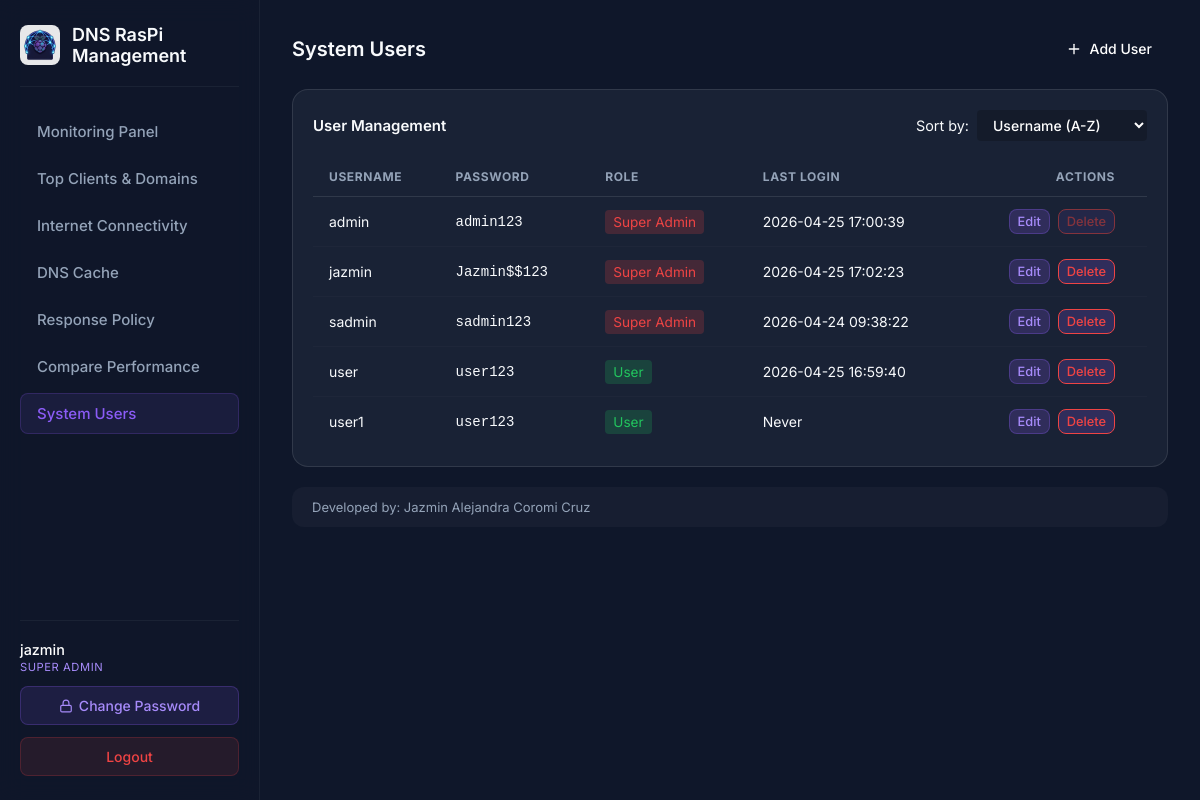
/system-users (signed in), run on an earlier commit of the app's database.
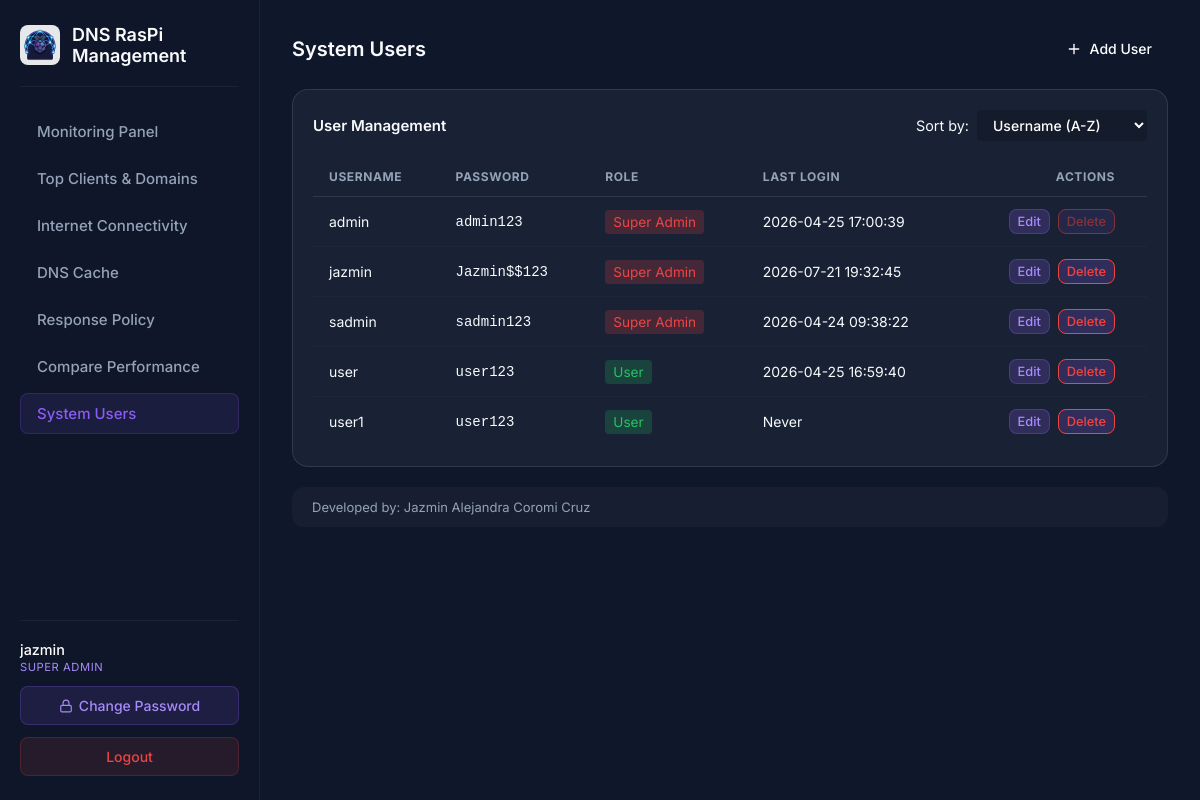
And on a later commit of the database.
### tables this page shows
CREATE TABLE users (
                    id TEXT PRIMARY KEY,
                    username TEXT UNIQUE NOT NULL,
                    password_hash TEXT NOT NULL,
                    is_active BOOLEAN NOT NULL DEFAULT 1
                , role TEXT NOT NULL DEFAULT 'user', last_login TEXT);

### src/presentation/dashboard_routes.py (the view)
@dashboard_bp.route('/system-users')
@admin_required
def system_users():
    users = user_repo.get_all()
    return render_template('system_users.html', users=users)

### src/infrastructure/sqlite_repository.py (called while the page is built)
    def _get_connection(self):
        conn = sqlite3.connect(self.db_path)
        conn.row_factory = sqlite3.Row
        return conn

    def get_all(self) -> list[User]:
        users = []
        with self._get_connection() as conn:
            cursor = conn.cursor()
            cursor.execute('SELECT * FROM users')
            for row in cursor.fetchall():
                users.append(User(
                    id=row['id'],
                    username=row['username'],
                    password_hash=row['password_hash'],
                    is_active=bool(row['is_active']),
                    role=row['role'],
                    last_login=row['last_login']
                ))
        return users

### src/presentation/dashboard_routes.py (called while the page is built)
def admin_required(f):
    from functools import wraps
    @wraps(f)
    def decorated_function(*args, **kwargs):
        if session.get('role') not in ('admin', 'sadmin'):
            return redirect(url_for('dashboard.dashboard'))
        return f(*args, **kwargs)
    return decorated_function

### templates/system_users.html (shortened to what this page needs)
<!DOCTYPE html>
<html lang="en">
<head>
    <link rel="stylesheet" href="{{ url_for('static', filename='css/style.css') }}">
    <link rel="stylesheet" href="{{ url_for('static', filename='css/dashboard.css') }}">
</head>
<body class="dashboard-body">
    <nav class="navbar">
        <div class="nav-brand">
            <img src="{{ url_for('static', filename='img/DNSRaspiManagementLogo512x512.png') }}" alt="Logo"
                class="nav-logo">
            <h2>DNS RasPi Management</h2>
        </div>
        <div class="nav-links">
            <a href="{{ url_for('dashboard.dashboard') }}"
                class="nav-link {% if request.endpoint == 'dashboard.dashboard' %}active{% endif %}">Monitoring
                Panel</a>
            <a href="{{ url_for('dashboard.top_talkers') }}"
                class="nav-link {% if request.endpoint == 'dashboard.top_talkers' %}active{% endif %}">Top Clients &
                Domains</a>
            <a href="{{ url_for('dashboard.check_internet') }}"
                class="nav-link {% if request.endpoint == 'dashboard.check_internet' %}active{% endif %}">Internet
                Connectivity</a>
            {% if session.get('role') in ['admin', 'sadmin'] %}
            <a href="{{ url_for('dashboard.dns_cache') }}"
                class="nav-link {% if request.endpoint == 'dashboard.dns_cache' %}active{% endif %}">DNS Cache</a>
            <a href="{{ url_for('dashboard.response_policy') }}"
                class="nav-link {% if request.endpoint == 'dashboard.response_policy' %}active{% endif %}">Response
                Policy</a>
            {% endif %}
            <a href="{{ url_for('dashboard.compare_performance') }}"
                class="nav-link {% if request.endpoint == 'dashboard.compare_performance' %}active{% endif %}">Compare
                Performance</a>
            {% if session.get('role') in ['admin', 'sadmin'] %}
            <a href="{{ url_for('dashboard.system_users') }}"
                class="nav-link {% if request.endpoint == 'dashboard.system_users' %}active{% endif %}">System Users</a>
            {% endif %}
        </div>
        <div class="nav-actions">
            <div class="user-info">
                <div class="user-info-name">{{ session.get('username', 'Unknown') }}</div>
                <div class="user-info-role">
                    {% if session.get('role') == 'sadmin' %}Super Admin
                    {% elif session.get('role') == 'admin' %}Admin
                    {% else %}User{% endif %}
                </div>
            </div>
            <button class="btn-change-password" id="btnChangePassword" onclick="openChangePasswordModal()">
                <svg xmlns="http://www.w3.org/2000/svg" width="14" height="14" viewBox="0 0 24 24" fill="none"
                    stroke="currentColor" stroke-width="2" stroke-linecap="round" stroke-linejoin="round">
                    <rect x="3" y="11" width="18" height="11" rx="2" ry="2"></rect>
                    <path d="M7 11V7a5 5 0 0 1 10 0v4"></path>
                </svg>
                Change Password
            </button>
            <a href="{{ url_for('auth.login') }}" class="btn-logout">Logout</a>
        </div>
    </nav>
    <main class="dashboard-container">
        <div class="section-title">
            <h3>System Users</h3>
            <div class="header-actions">
                <button id="btnAddUser" class="btn-control"
                    style="background-color: var(--primary); color: white; border: none;">
                    <svg xmlns="http://www.w3.org/2000/svg" width="16" height="16" viewBox="0 0 24 24" fill="none"
                        stroke="currentColor" stroke-width="2" stroke-linecap="round" stroke-linejoin="round">
                        <line x1="12" y1="5" x2="12" y2="19"></line>
                        <line x1="5" y1="12" x2="19" y2="12"></line>
                    </svg>
                    <span>Add User</span>
                </button>
            </div>
        </div>
        <div class="chart-card wide" style="margin-top: 24px;">
            <div style="display: flex; justify-content: space-between; align-items: center; margin-bottom: 16px;">
                <h4 style="margin: 0;">User Management</h4>
                <div style="display: flex; align-items: center; gap: 8px;">
                    <label for="sortUsers" style="color: var(--text-light); font-size: 0.9rem;">Sort by:</label>
                    <select id="sortUsers" class="btn-control"
                        style="background: rgba(0,0,0,0.2); border: 1px solid var(--border-color); color: white; padding: 6px 12px; border-radius: 4px; outline: none; appearance: auto;">
                        <option value="username" style="background-color: #1e293b;">Username (A-Z)</option>
                    </select>
                </div>
            </div>
            <div class="table-container">
                <table class="data-table" id="usersTable">
                    <thead>
                        <tr>
                            <th>Username</th>
                            {% if session.get('role') == 'sadmin' %}
                            <th>Password</th>
                            {% endif %}
                            <th>Role</th>
                            <th>Last Login</th>
                            <th style="text-align: right;">Actions</th>
                        </tr>
                    </thead>
                    <tbody>
                        {% for u in users %}
                        <tr data-username="{{ u.username }}"
                            data-role="{% if u.role == 'sadmin' %}1{% elif u.role == 'admin' %}2{% else %}3{% endif %}"
                            data-login="{{ u.last_login or '' }}">
                            <td>{{ u.username }}</td>
                            {% if session.get('role') == 'sadmin' %}
                            <td style="font-family: monospace; color: var(--text-muted);">{{ u.password_hash }}</td>
                            {% endif %}
                            <td>
                                {% if u.role == 'sadmin' %}
                                <span
                                    style="background: rgba(239, 68, 68, 0.2); color: #ef4444; padding: 4px 8px; border-radius: 4px; font-size: 0.85rem;">Super
                                    Admin</span>
                                {% elif u.role == 'admin' %}
                                <span
                                    style="background: rgba(139, 92, 246, 0.2); color: #8b5cf6; padding: 4px 8px; border-radius: 4px; font-size: 0.85rem;">Admin</span>
                                {% else %}
                                <span
                                    style="background: rgba(34, 197, 94, 0.2); color: #22c55e; padding: 4px 8px; border-radius: 4px; font-size: 0.85rem;">User</span>
                                {% endif %}
                            </td>
                            <td style="color: var(--text-muted);">{{ u.last_login or 'Never' }}</td>
                            <td style="text-align: right;">
                                <div class="action-btns" style="justify-content: flex-end;">
                                    {% set can_edit = true %}
                                    {% if session.get('role') == 'admin' %}
                                    {% if u.role == 'sadmin' %}
                                    {% set can_edit = false %}
                                    {% elif u.role == 'admin' and u.username != session.get('username') %}
                                    {% set can_edit = false %}
                                    {% endif %}
                                    {% endif %}
                                    <button class="btn-control btn-edit {% if not can_edit %}btn-muted{% endif %}"
                                        data-username="{{ u.username }}" data-role="{{ u.role }}"
                                        style="padding: 4px 8px; font-size: 0.8rem;" >Edit</button>
                                    <button
                                        class="btn-control btn-delete {% if not can_edit or u.username == 'admin' %}btn-muted{% endif %}"
                                        data-username="{{ u.username }}"
                                        style="padding: 4px 8px; font-size: 0.8rem; border-color: #ef4444; color: #ef4444;"
                                        {% if not can_edit or u.username=='admin' %}disabled{% endif %}>Delete</button>
                                </div>
                            </td>
                        </tr>
                        {% endfor %}
                    </tbody>
                </table>
            </div>
        </div>
        <div class="info-panel">
            <span>Developed by: Jazmin Alejandra Coromi Cruz</span>
        </div>
    </main>
</body>
</html>

### static/css/style.css (style rules this page uses)
:root { --bg-color: #0f172a; --card-bg: rgba(30, 41, 59, 0.7); --card-border: rgba(255, 255, 255, 0.1); --primary-color: #8b5cf6; --primary-hover: #7c3aed; --secondary-color: #06b6d4; --text-primary: #f8fafc; --text-secondary: #94a3b8; --input-bg: rgba(15, 23, 42, 0.6); --input-border: rgba(255, 255, 255, 0.1); --input-focus: #8b5cf6; --error-bg: rgba(239, 68, 68, 0.1); --error-text: #fca5a5; --success-bg: rgba(34, 197, 94, 0.1); --success-text: #86efac; }
* { margin: 0; padding: 0; box-sizing: border-box; font-family: 'Inter', sans-serif; }
body { background-color: var(--bg-color); color: var(--text-primary); min-height: 100vh; display: flex; justify-content: center; align-items: center; position: relative; overflow: hidden; }

### templates/system_users.html (style rules this page uses)
.action-btns { display: flex; gap: 8px; }
.btn-muted { opacity: 0.5; cursor: not-allowed; }

What changed in the data, as far as the page shows it:
changed users "jazmin": last_login "2026-04-25 17:02:23" → "2026-07-21 19:32:45"
